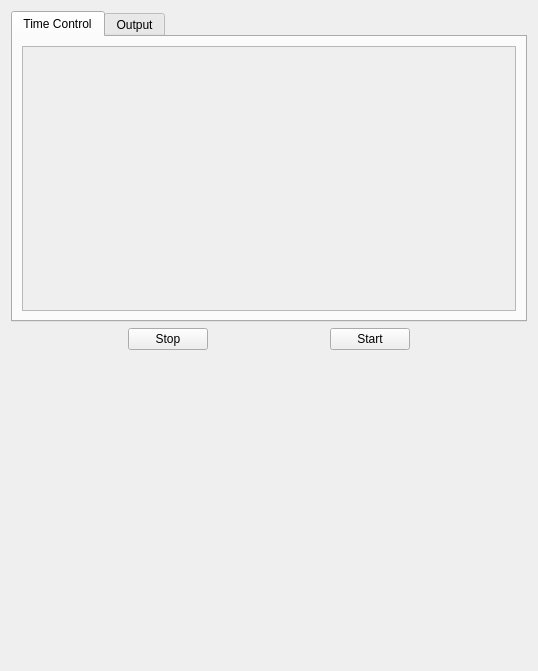
<?xml version="1.0" encoding="UTF-8"?>
<ui version="4.0">
 <class>CalculationWidget</class>
 <widget class="QWidget" name="CalculationWidget">
  <property name="geometry">
   <rect>
    <x>0</x>
    <y>0</y>
    <width>538</width>
    <height>671</height>
   </rect>
  </property>
  <property name="windowTitle">
   <string>Form</string>
  </property>
  <layout class="QGridLayout" name="gridLayout_5">
   <item row="0" column="0">
    <widget class="QTabWidget" name="SettingWindget">
     <property name="currentIndex">
      <number>0</number>
     </property>
     <widget class="QWidget" name="TimeControl">
      <attribute name="title">
       <string>Time Control</string>
      </attribute>
      <layout class="QGridLayout" name="gridLayout_2">
       <item row="0" column="0">
        <widget class="QScrollArea" name="scrollArea">
         <property name="widgetResizable">
          <bool>true</bool>
         </property>
         <widget class="QWidget" name="scrollAreaWidgetContents">
          <property name="geometry">
           <rect>
            <x>0</x>
            <y>0</y>
            <width>486</width>
            <height>251</height>
           </rect>
          </property>
          <layout class="QGridLayout" name="gridLayout">
           <item row="0" column="0">
            <layout class="QVBoxLayout" name="verticalLayout"/>
           </item>
           <item row="1" column="0">
            <spacer name="verticalSpacer_2">
             <property name="orientation">
              <enum>Qt::Vertical</enum>
             </property>
             <property name="sizeHint" stdset="0">
              <size>
               <width>20</width>
               <height>40</height>
              </size>
             </property>
            </spacer>
           </item>
          </layout>
         </widget>
        </widget>
       </item>
      </layout>
     </widget>
     <widget class="QWidget" name="Output">
      <attribute name="title">
       <string>Output</string>
      </attribute>
      <layout class="QGridLayout" name="gridLayout_4">
       <item row="0" column="0">
        <widget class="QScrollArea" name="scrollArea_2">
         <property name="widgetResizable">
          <bool>true</bool>
         </property>
         <widget class="QWidget" name="scrollAreaWidgetContents_2">
          <property name="geometry">
           <rect>
            <x>0</x>
            <y>0</y>
            <width>486</width>
            <height>251</height>
           </rect>
          </property>
          <layout class="QGridLayout" name="gridLayout_3">
           <item row="1" column="0">
            <widget class="QGroupBox" name="gBox_SavingIntervals_2">
             <property name="title">
              <string>Saving Intervals</string>
             </property>
             <layout class="QVBoxLayout" name="verticalLayout_8">
              <item>
               <layout class="QVBoxLayout" name="vLayout_SavingIntervals_2"/>
              </item>
             </layout>
            </widget>
           </item>
           <item row="0" column="0">
            <widget class="QGroupBox" name="gBox_Convergence_2">
             <property name="title">
              <string>Convergence</string>
             </property>
             <layout class="QVBoxLayout" name="verticalLayout_5">
              <item>
               <layout class="QVBoxLayout" name="vLayout_Convergence_2"/>
              </item>
             </layout>
            </widget>
           </item>
           <item row="2" column="0">
            <widget class="QGroupBox" name="gBox_Parallel_2">
             <property name="title">
              <string>Parallel</string>
             </property>
             <layout class="QVBoxLayout" name="verticalLayout_9">
              <item>
               <layout class="QVBoxLayout" name="vLayout_Parallel_2"/>
              </item>
             </layout>
            </widget>
           </item>
          </layout>
         </widget>
        </widget>
       </item>
      </layout>
     </widget>
    </widget>
   </item>
   <item row="1" column="0">
    <layout class="QHBoxLayout" name="horizontalLayout">
     <item>
      <spacer name="horizontalSpacer_3">
       <property name="orientation">
        <enum>Qt::Horizontal</enum>
       </property>
       <property name="sizeHint" stdset="0">
        <size>
         <width>40</width>
         <height>20</height>
        </size>
       </property>
      </spacer>
     </item>
     <item>
      <widget class="QPushButton" name="btn_Stop">
       <property name="text">
        <string>Stop</string>
       </property>
      </widget>
     </item>
     <item>
      <spacer name="horizontalSpacer">
       <property name="orientation">
        <enum>Qt::Horizontal</enum>
       </property>
       <property name="sizeHint" stdset="0">
        <size>
         <width>40</width>
         <height>20</height>
        </size>
       </property>
      </spacer>
     </item>
     <item>
      <widget class="QPushButton" name="btn_Start">
       <property name="text">
        <string>Start</string>
       </property>
      </widget>
     </item>
     <item>
      <spacer name="horizontalSpacer_2">
       <property name="orientation">
        <enum>Qt::Horizontal</enum>
       </property>
       <property name="sizeHint" stdset="0">
        <size>
         <width>40</width>
         <height>20</height>
        </size>
       </property>
      </spacer>
     </item>
    </layout>
   </item>
   <item row="2" column="0">
    <spacer name="verticalSpacer">
     <property name="orientation">
      <enum>Qt::Vertical</enum>
     </property>
     <property name="sizeHint" stdset="0">
      <size>
       <width>20</width>
       <height>183</height>
      </size>
     </property>
    </spacer>
   </item>
  </layout>
 </widget>
 <resources/>
 <connections/>
</ui>
